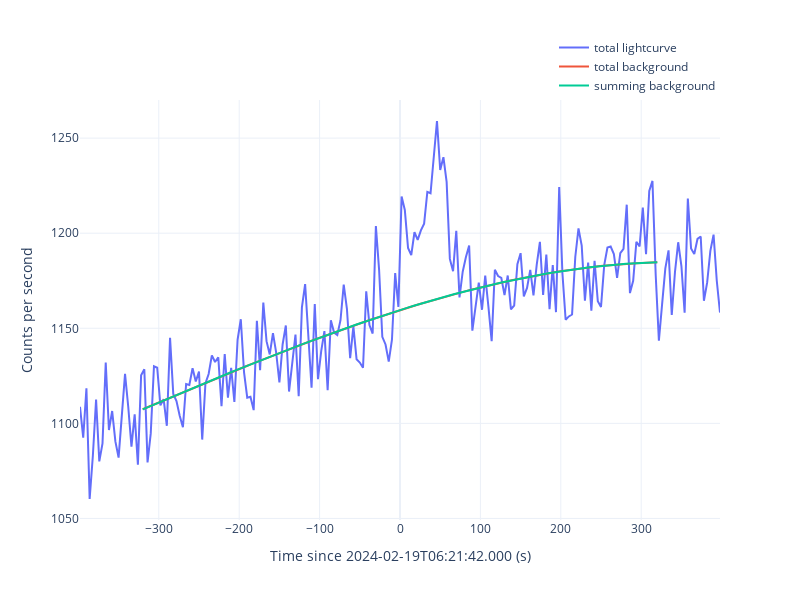

The notebook cell this image was saved under:
### Code cell
print(msg_format('extract spectrum for n9'))

gbm_tte.spec_slices = [[0, 70]]
gbm_tte.extract_spectrum(savepath='./n9/spectrum', show=True)
